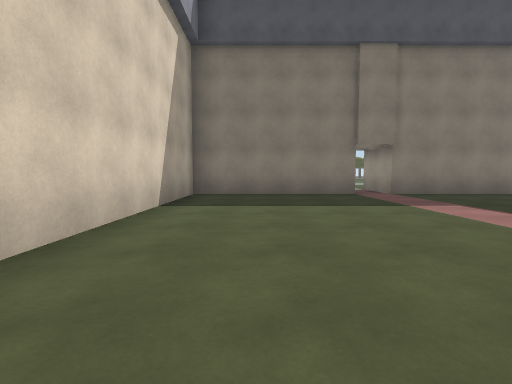
view 1 (above)

24 first-person views from a walk through a Unity game level. The camera is 1.2 m above the floor, tilts 4° down and sees 85° across. The floor is counted in squares, 2 m on a side. Each view is taken from the middle of a square. On the plan, view 1 faces up. The plan holds only what a view shows up to about 9 squares ahead; the rest is blank. The place goes on beyond the plan. The player character is not drawn. Surface patterns are stand-ins for the level's own textures.

view 2
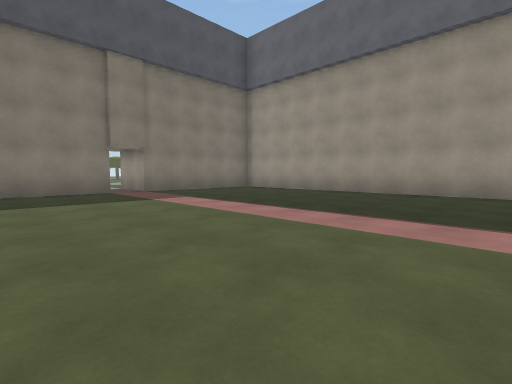

view 3
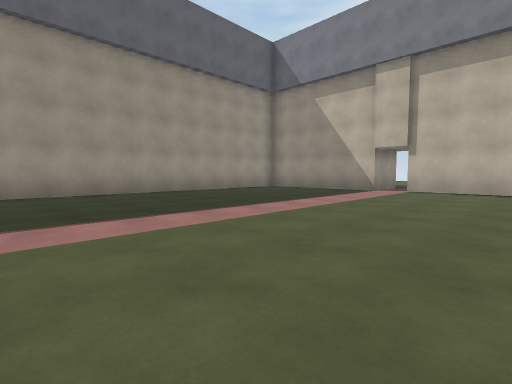

view 4
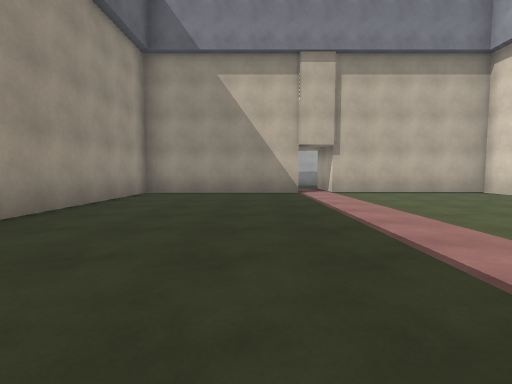

view 5
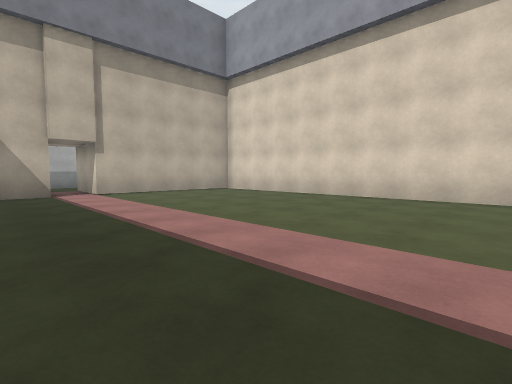

view 6
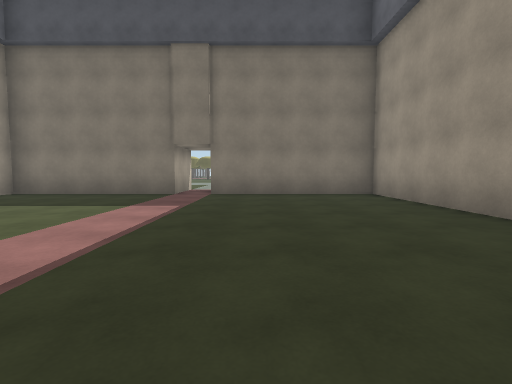

view 7
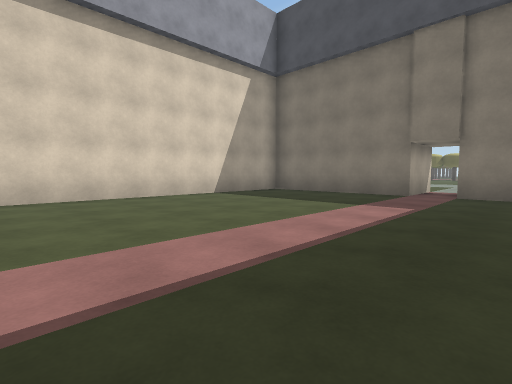

view 8
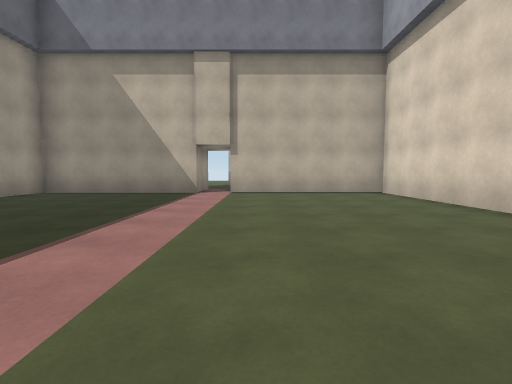

view 9
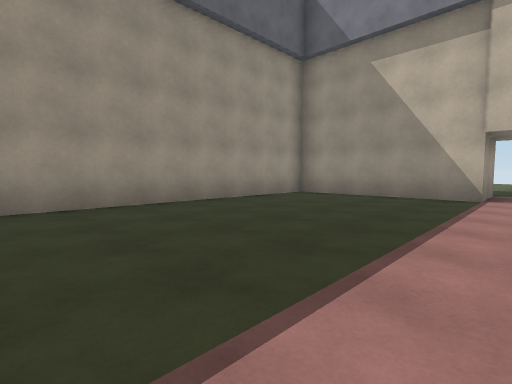

view 10
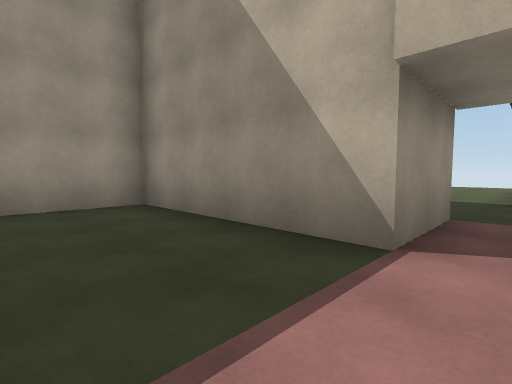

view 11
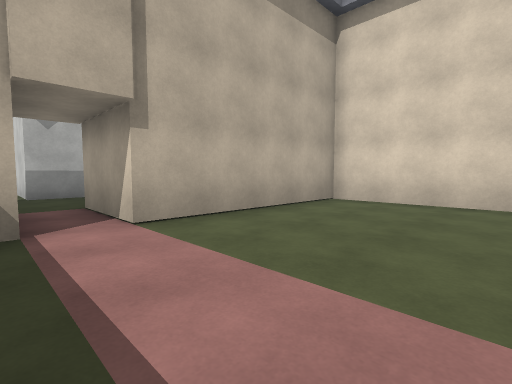

view 12
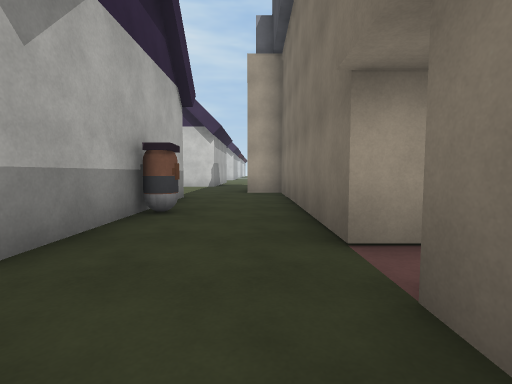

view 13
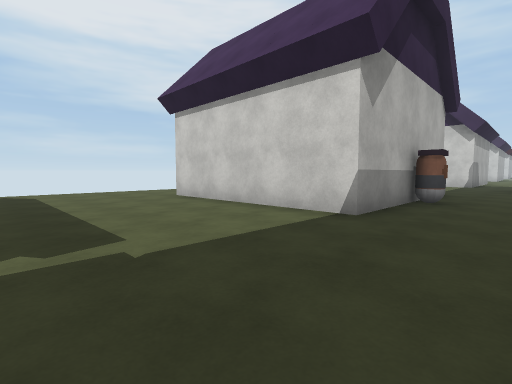

view 14
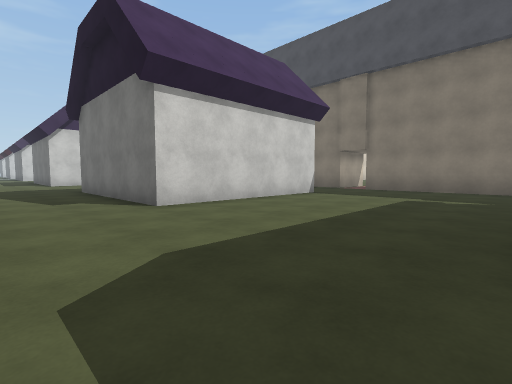

view 15
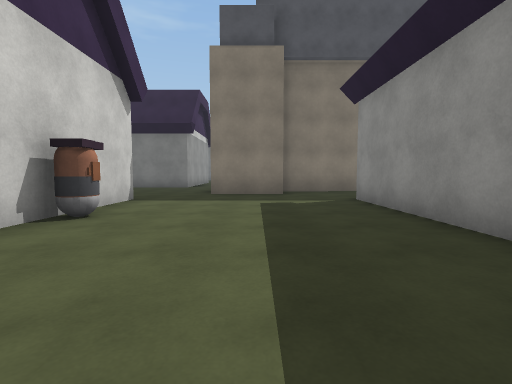

view 16
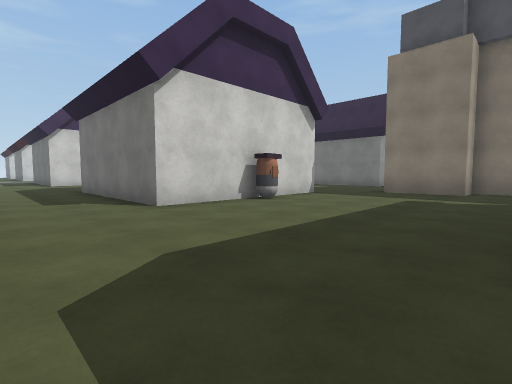

view 17
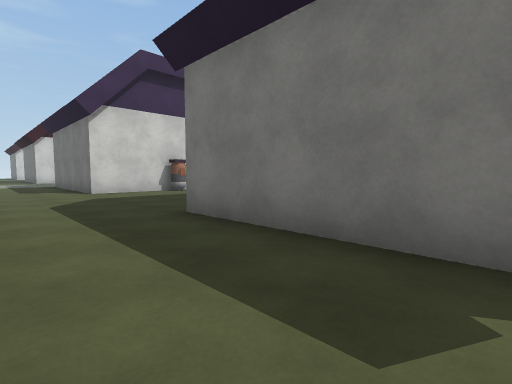

view 18
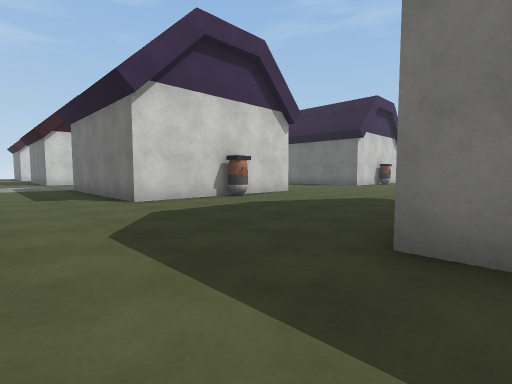

view 19
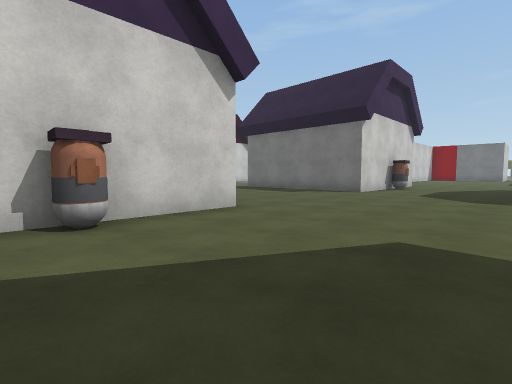

view 20
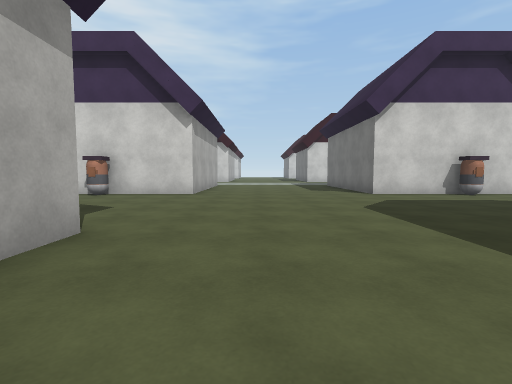

view 21
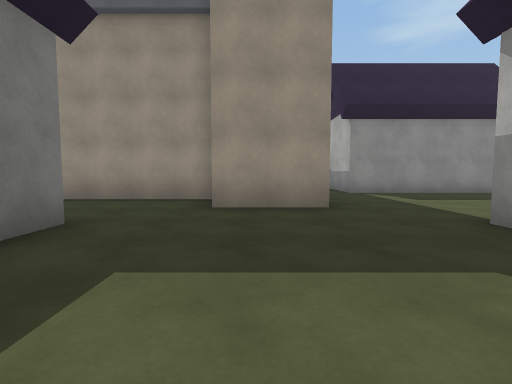

view 22
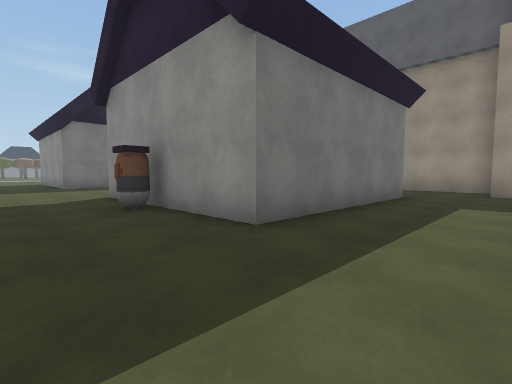

view 23
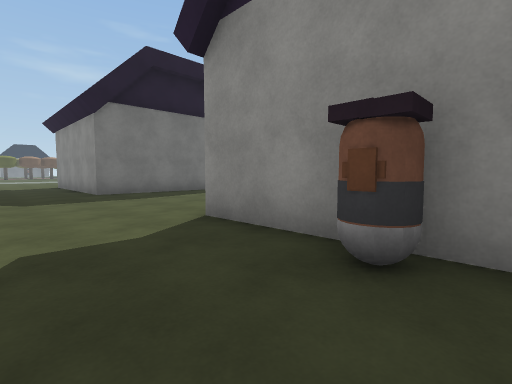

view 24
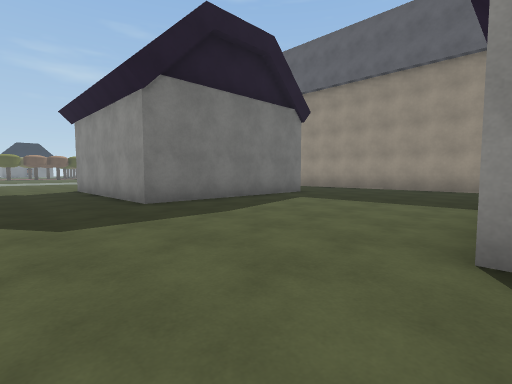

### Floor plan
Points are (right, up) in squares from view 1. A wall is a line through its corners. A room is listed if a view was taken in it or the views show most of it. See-through windows are left out.
Room 1 (views 1, 2, 3, 4, 5, 6, 7, 8, 9, 10, 11)
walls: (2.7, 7.7) (-1.8, 7.7) (-1.8, -8.3) (2.7, -8.3); (3.7, -8.3) (8.2, -8.3) (8.2, 7.7) (3.7, 7.7)
ways out: opening at (3, -9.5) to room 2; opening at (3, 8.5)
Room 2 (views 12, 13, 14, 15, 16, 17, 18, 19, 20, 21, 22, 23, 24)
walls: (-6.8, -7.8) (-11.7, -7.8) (-11.7, -2.8); (-6.7, -12.6) (-6.7, -17.7) (-11.8, -17.7); (-3.7, -9.2) (-3.7, -5.6); (-11.8, -12.7) (-10.9, -12.7); (-3.7, -1.9) (-3.7, -0.4); (0.5, -12.7) (3.2, -12.7) (3.2, -17.7) (-1.8, -17.7); (-16.7, -3.9) (-16.7, -7.8) (-18.1, -7.8); (-1.7, -17) (-1.7, -12.7) (-1, -12.7); (-18, -12.7) (-16.7, -12.7) (-16.7, -17.7) (-19.5, -17.7); (2.7, -8.3) (2.7, -10.2) (-3.2, -10.2) (-3.2, -11.2) (-5.2, -11.2) (-5.2, -9.2); (-6.8, 2.2) (-11.7, 2.2) (-11.7, 7.2); (7.6, -10.2) (3.7, -10.2) (3.7, -8.3)
ways out: opening at (3, -9.5) to room 1; opening at (-13, 7.7)
objects: other object (-16, -15); other object (-16, -5); other object (-12, -5); other object (-6, -15); other object (1, -12)

Where each view was taken, in squares from view 1:
view 1: 0 up, 0 right, facing up
view 2: 1 down, 0 right, facing up-right
view 3: 1 up, 0 right, facing down-right
view 4: 0 up, 5 right, facing down
view 5: 0 up, 5 right, facing down-left
view 6: 0 up, 5 right, facing up
view 7: 0 up, 5 right, facing up-left
view 8: 0 up, 2 right, facing down
view 9: 1 down, 3 right, facing down-right
view 10: 6 down, 3 right, facing down-right
view 11: 5 down, 4 right, facing down-left
view 12: 11 down, 5 right, facing left
view 13: 11 down, 7 right, facing down-left
view 14: 20 down, 8 right, facing up-left
view 15: 19 down, 4 left, facing up
view 16: 20 down, 2 left, facing up-left
view 17: 20 down, 8 left, facing up-left
view 18: 20 down, 11 left, facing up-left
view 19: 16 down, 13 left, facing up-left
view 20: 11 down, 9 left, facing left
view 21: 10 down, 10 left, facing right
view 22: 10 down, 14 left, facing up-right
view 23: 6 down, 14 left, facing up-right
view 24: 3 down, 14 left, facing up-right
